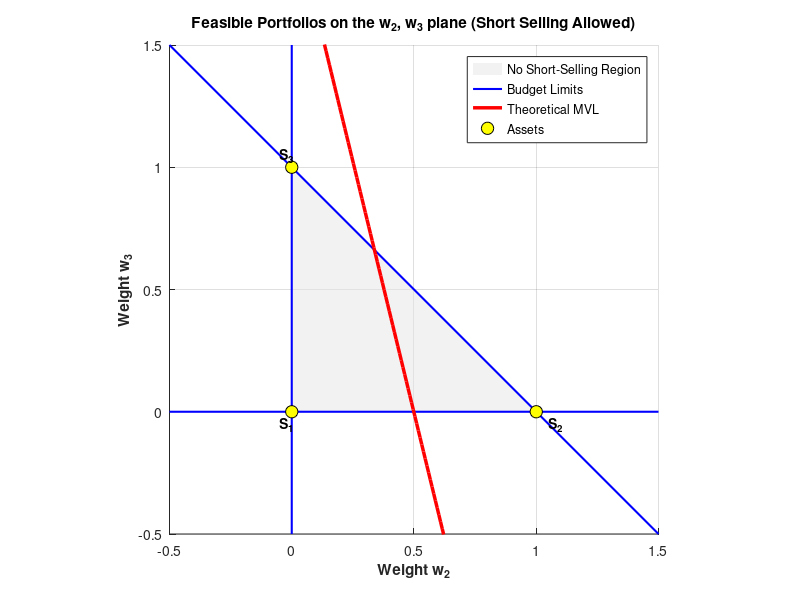
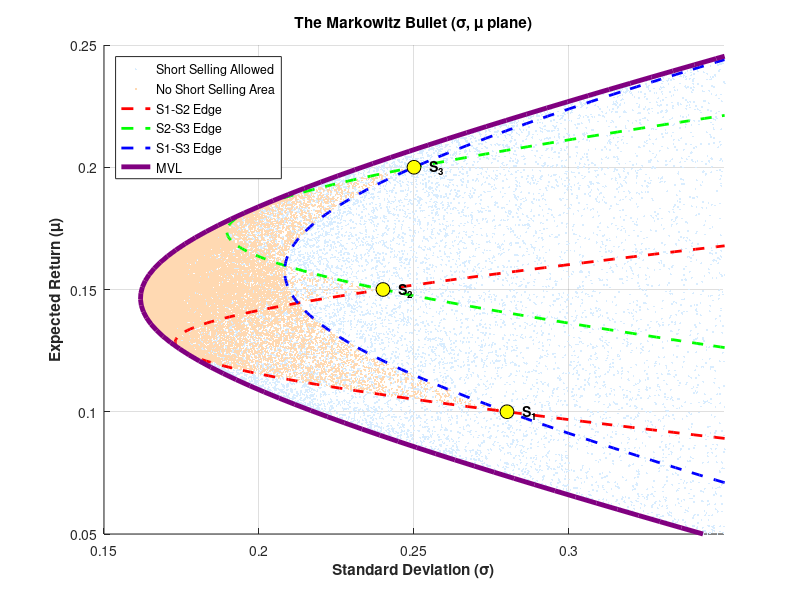
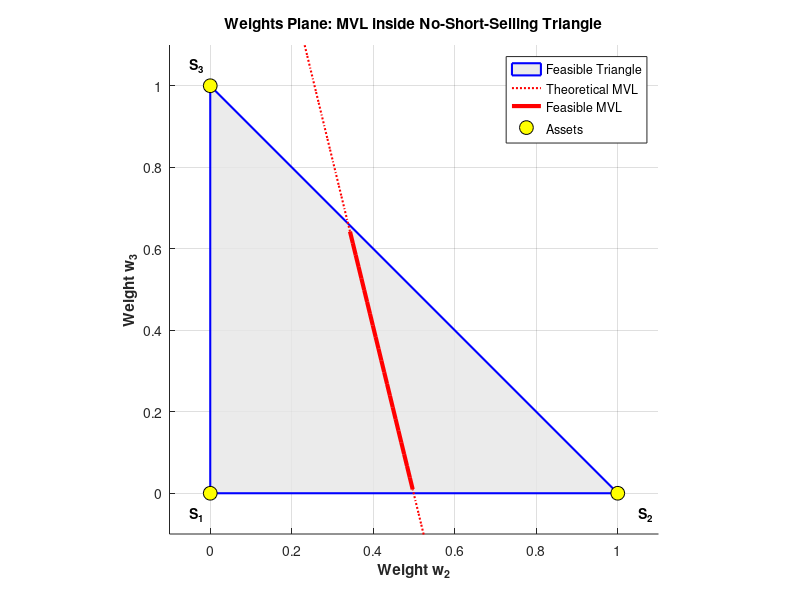
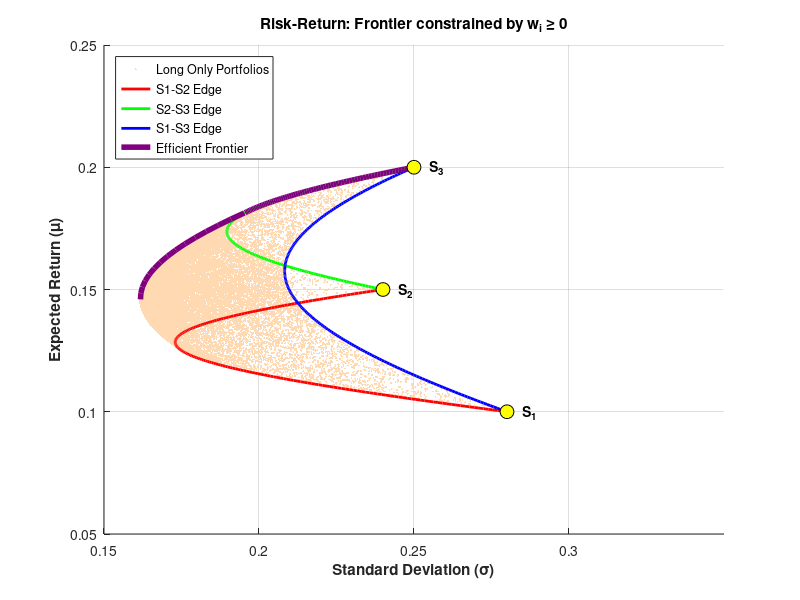

The MATLAB script that drew these images, in order:
% ==================================================
% FINANCIAL MATHEMATICS - PORTFOLIO OPTIMIZATION
% Chapter 3: Markowitz Bullet and Efficient Frontier
% ==================================================
clear; clc; close all;

% 1. ASSETS (expected return, standard deviation, correlation)
mu = [0.10, 0.15, 0.20];
sigma = [0.28, 0.24, 0.25];
rho = [ 1.00, -0.10,  0.25;
       -0.10,  1.00,  0.20;
        0.25,  0.20,  1.00];

% Covariance matrix: C = D * R * D
C = diag(sigma) * rho * diag(sigma); 

% 2. MVL COEFFICIENTS (w = mu * a + b)
a = [-8.614, -2.769, 11.384];
b = [ 1.578,  0.845, -1.422];

% Expected returns (mu) range
mu_range = linspace(0.05, 0.30, 100)';

% Compute MVL Weights and Risk dynamically (No hardcoded polynomials!)
w_mvl = [mu_range * a(1) + b(1), mu_range * a(2) + b(2), mu_range * a(3) + b(3)];
sigma_mvl = sqrt(sum((w_mvl * C) .* w_mvl, 2)); % Efficient matrix row-wise variance

% Identify feasible MVL points for the "No Short Selling" part (all w >= 0)
is_feasible = (w_mvl(:,1) >= 0) & (w_mvl(:,2) >= 0) & (w_mvl(:,3) >= 0);

% =====================================================
% FIGURE 1: Weights plane (w2, w3) - WITH SHORT SELLING
% =====================================================
figure('Name', 'Weights Plane: Short Selling Allowed', 'Color', 'w');
hold on; grid on;

% Triangle (No short-selling region)
fill([0, 1, 0], [0, 0, 1], [0.9 0.9 0.9], 'FaceAlpha', 0.5, 'EdgeColor', 'none', 'DisplayName', 'No Short-Selling Region');

% Extended Budget Lines
x_ext = [-0.5, 1.5];
plot(x_ext, [0, 0], 'b-', 'LineWidth', 1.5, 'HandleVisibility', 'off');
plot([0, 0], x_ext, 'b-', 'LineWidth', 1.5, 'HandleVisibility', 'off');
plot(x_ext, 1 - x_ext, 'b-', 'LineWidth', 1.5, 'DisplayName', 'Budget Limits');

% Minimum Variance Line (MVL)
plot(w_mvl(:,2), w_mvl(:,3), 'r-', 'LineWidth', 2.5, 'DisplayName', 'Theoretical MVL');

% Individual Assets
scatter([0, 1, 0], [0, 0, 1], 80, 'y', 'filled', 'MarkerEdgeColor', 'k', 'DisplayName', 'Assets');
text(-0.05, -0.05, 'S_1', 'FontWeight', 'bold');
text(1.05, -0.05, 'S_2', 'FontWeight', 'bold');
text(-0.05, 1.05, 'S_3', 'FontWeight', 'bold');

xlabel('Weight w_2', 'FontWeight', 'bold');
ylabel('Weight w_3', 'FontWeight', 'bold');
title('Feasible Portfolios on the w_2, w_3 plane (Short Selling Allowed)');
xlim([-0.5 1.5]); ylim([-0.5 1.5]); axis equal; legend('Location', 'best');

% ============================================================
% FIGURE 2: Risk-Return plane (sigma, mu) - WITH SHORT SELLING
% ============================================================
figure('Name', 'Risk-Return Plane : Short Selling Allowed', 'Color', 'w');
hold on; grid on;

N_pts = 30000;

% Random Portfolios (WITH short selling)
w_short = randn(N_pts, 3);
w_short = w_short ./ sum(w_short, 2);
mu_short = w_short * mu';
sigma_short = sqrt(sum((w_short * C) .* w_short, 2));
scatter(sigma_short, mu_short, 2, [0.85 0.93 1.00], 'filled', 'DisplayName', 'Short Selling Allowed');

% Random Portfolios (NO short selling)
w_noshort = rand(N_pts, 3);
w_noshort = w_noshort ./ sum(w_noshort, 2);
mu_noshort = w_noshort * mu';
sigma_noshort = sqrt(sum((w_noshort * C) .* w_noshort, 2));
scatter(sigma_noshort, mu_noshort, 2, [1.00 0.85 0.70], 'filled', 'DisplayName', 'No Short Selling Area');

% Two-security portfolio edges (Dynamic calculation)
w_ext = linspace(-0.5, 1.5, 200)';
w12 = [1-w_ext, w_ext, zeros(200,1)];
w23 = [zeros(200,1), 1-w_ext, w_ext];
w13 = [1-w_ext, zeros(200,1), w_ext];

plot(sqrt(sum((w12*C).*w12, 2)), w12*mu', 'r--', 'LineWidth', 2, 'DisplayName', 'S1-S2 Edge');
plot(sqrt(sum((w23*C).*w23, 2)), w23*mu', 'g--', 'LineWidth', 2, 'DisplayName', 'S2-S3 Edge');
plot(sqrt(sum((w13*C).*w13, 2)), w13*mu', 'b--', 'LineWidth', 2, 'DisplayName', 'S1-S3 Edge');

% Minimum Variance Line (The Markowitz Bullet)
plot(sigma_mvl, mu_range, '-', 'Color', [0.5 0 0.5], 'LineWidth', 3.5, 'DisplayName', 'MVL');

% Individual Assets
scatter(sigma, mu, 100, 'y', 'filled', 'MarkerEdgeColor', 'k', 'HandleVisibility', 'off');
text(sigma(1)+0.005, mu(1), 'S_1', 'FontWeight', 'bold');
text(sigma(2)+0.005, mu(2), 'S_2', 'FontWeight', 'bold');
text(sigma(3)+0.005, mu(3), 'S_3', 'FontWeight', 'bold');

xlabel('Standard Deviation (\sigma)', 'FontWeight', 'bold');
ylabel('Expected Return (\mu)', 'FontWeight', 'bold');
title('The Markowitz Bullet (\sigma, \mu plane)');
xlim([0.15 0.35]); ylim([0.05 0.25]);
legend('Location', 'northwest', 'AutoUpdate', 'off');

% =========================================================
% FIGURE 3: Weights plane (w2, w3) - NO SHORT SELLING
% =========================================================
figure('Name', 'Weights Plane: No Short Selling', 'Color', 'w');
hold on; grid on;

fill([0, 1, 0], [0, 0, 1], [0.9 0.9 0.9], 'FaceAlpha', 0.8, 'EdgeColor', 'b', 'LineWidth', 1.5, 'DisplayName', 'Feasible Triangle');
plot(w_mvl(:,2), w_mvl(:,3), 'r:', 'LineWidth', 1.5, 'DisplayName', 'Theoretical MVL');
plot(w_mvl(is_feasible, 2), w_mvl(is_feasible, 3), 'r-', 'LineWidth', 3, 'DisplayName', 'Feasible MVL');

scatter([0, 1, 0], [0, 0, 1], 100, 'y', 'filled', 'MarkerEdgeColor', 'k', 'DisplayName', 'Assets');
text(-0.05, -0.05, 'S_1', 'FontWeight', 'bold'); text(1.05, -0.05, 'S_2', 'FontWeight', 'bold'); text(-0.05, 1.05, 'S_3', 'FontWeight', 'bold');

xlabel('Weight w_2', 'FontWeight', 'bold'); ylabel('Weight w_3', 'FontWeight', 'bold');
title('Weights Plane: MVL inside No-Short-Selling Triangle');
xlim([-0.1 1.1]); ylim([-0.1 1.1]); axis equal; legend('Location', 'best');

% =========================================================
% FIGURE 4: Risk-Return plane (sigma, mu) - NO SHORT SELLING
% =========================================================
figure('Name', 'Risk-Return Plane: No Short Selling', 'Color', 'w');
hold on; grid on;

% Orange Area (Reused from Fig 2)
scatter(sigma_noshort, mu_noshort, 2, [1.00 0.85 0.70], 'filled', 'DisplayName', 'Long Only Portfolios');

% Constrained Edges (Weights strictly 0 to 1)
w_s = linspace(0, 1, 200)';
w12_ns = [1-w_s, w_s, zeros(200,1)]; w23_ns = [zeros(200,1), 1-w_s, w_s]; w13_ns = [1-w_s, zeros(200,1), w_s];
plot(sqrt(sum((w12_ns*C).*w12_ns, 2)), w12_ns*mu', 'r-', 'LineWidth', 2, 'DisplayName', 'S1-S2 Edge');
plot(sqrt(sum((w23_ns*C).*w23_ns, 2)), w23_ns*mu', 'g-', 'LineWidth', 2, 'DisplayName', 'S2-S3 Edge');
plot(sqrt(sum((w13_ns*C).*w13_ns, 2)), w13_ns*mu', 'b-', 'LineWidth', 2, 'DisplayName', 'S1-S3 Edge');

% --- TRUE CONSTRAINED EFFICIENT FRONTIER (PIECEWISE) ---
% 1. Find the index of the Minimum Variance Portfolio (minimum risk)
[~, min_idx] = min(sigma_mvl);
mu_mvp = mu_range(min_idx);

% 2. Filter the inner part (Feasible Theoretical MVL)
is_efficient = is_feasible & (mu_range >= mu_mvp);
plot(sigma_mvl(is_efficient), mu_range(is_efficient), '-', 'Color', [0.5 0 0.5], 'LineWidth', 4, 'DisplayName', 'Efficient Frontier');

% 3. "Stitch" the final segment (Walking the S2-S3 boundary)
% Find the exact point where the theoretical MVL "breaks" (exits the triangle)
max_mu_mvl = max(mu_range(is_efficient)); 

% Take the returns of the S2-S3 edge and filter only the part beyond the breaking point
mu_edge = w23_ns * mu';
is_edge_efficient = mu_edge >= max_mu_mvl;

% Calculate the risk for that specific edge segment
sigma_edge = sqrt(sum((w23_ns*C).*w23_ns, 2));

% Draw the final segment using the same purple color (without adding a new legend entry)
plot(sigma_edge(is_edge_efficient), mu_edge(is_edge_efficient), '-', 'Color', [0.5 0 0.5], 'LineWidth', 4, 'HandleVisibility', 'off');

scatter(sigma, mu, 100, 'y', 'filled', 'MarkerEdgeColor', 'k', 'HandleVisibility', 'off');
text(sigma(1)+0.005, mu(1), 'S_1', 'FontWeight', 'bold'); text(sigma(2)+0.005, mu(2), 'S_2', 'FontWeight', 'bold'); text(sigma(3)+0.005, mu(3), 'S_3', 'FontWeight', 'bold');

xlabel('Standard Deviation (\sigma)', 'FontWeight', 'bold'); ylabel('Expected Return (\mu)', 'FontWeight', 'bold');
title('Risk-Return: Frontier constrained by w_i \geq 0');
xlim([0.15 0.35]); ylim([0.05 0.25]); legend('Location', 'northwest');